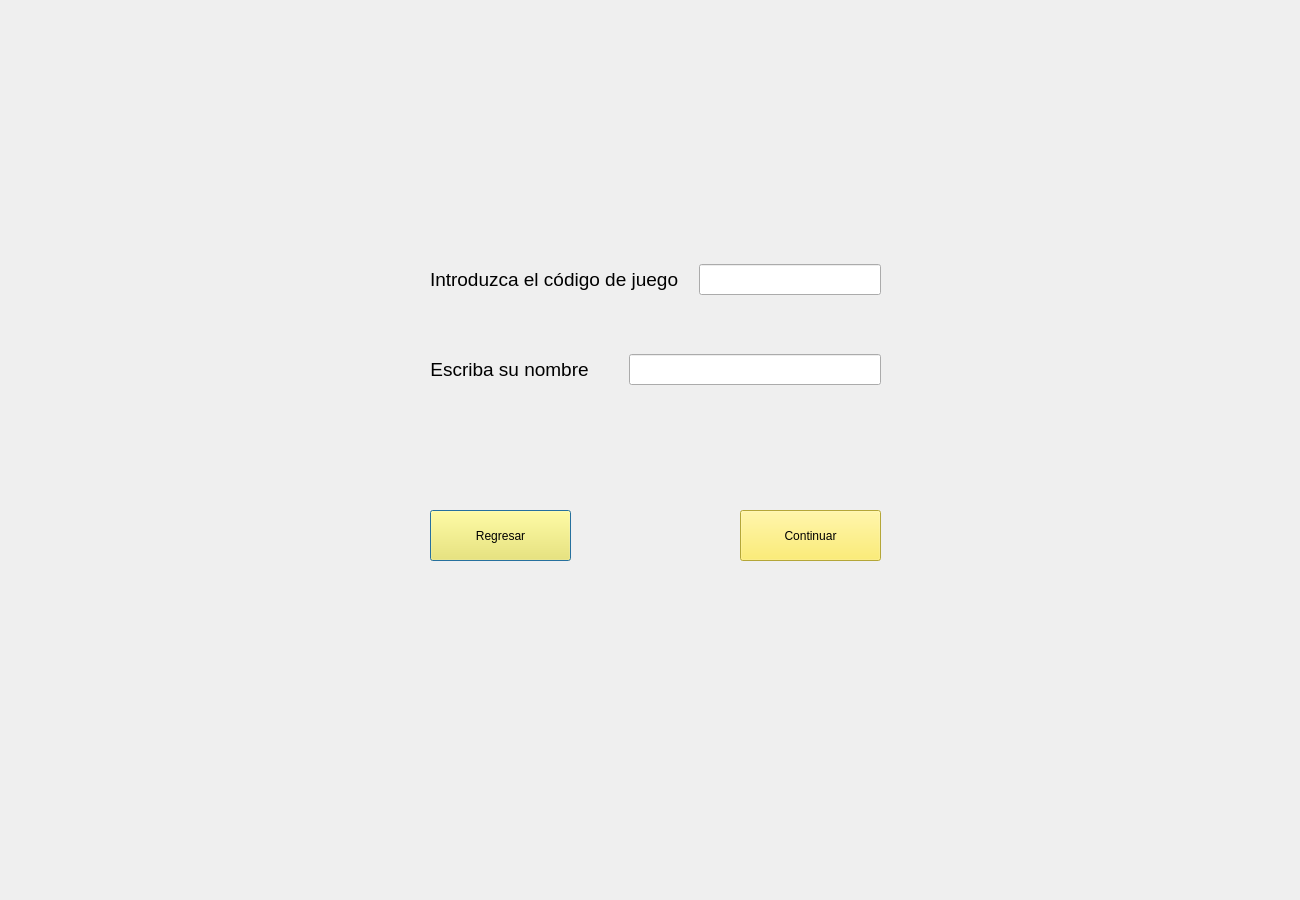
<?xml version="1.0" encoding="UTF-8"?>
<ui version="4.0">
 <class>FourthDialog</class>
 <widget class="QDialog" name="FourthDialog">
  <property name="geometry">
   <rect>
    <x>0</x>
    <y>0</y>
    <width>1300</width>
    <height>900</height>
   </rect>
  </property>
  <property name="windowTitle">
   <string>Dialog</string>
  </property>
  <widget class="QWidget" name="horizontalLayoutWidget">
   <property name="geometry">
    <rect>
     <x>400</x>
     <y>330</y>
     <width>511</width>
     <height>80</height>
    </rect>
   </property>
   <layout class="QHBoxLayout" name="horizontalLayout">
    <property name="spacing">
     <number>40</number>
    </property>
    <property name="leftMargin">
     <number>30</number>
    </property>
    <property name="rightMargin">
     <number>30</number>
    </property>
    <item>
     <widget class="QLabel" name="label_nombrej2">
      <property name="text">
       <string>&lt;html&gt;&lt;head/&gt;&lt;body&gt;&lt;p align=&quot;center&quot;&gt;&lt;span style=&quot; font-size:14pt;&quot;&gt;Escriba su nombre&lt;/span&gt;&lt;/p&gt;&lt;/body&gt;&lt;/html&gt;</string>
      </property>
     </widget>
    </item>
    <item>
     <widget class="QLineEdit" name="nombreJugador2">
      <property name="font">
       <font>
        <pointsize>14</pointsize>
       </font>
      </property>
      <property name="alignment">
       <set>Qt::AlignCenter</set>
      </property>
      <property name="clearButtonEnabled">
       <bool>true</bool>
      </property>
     </widget>
    </item>
   </layout>
  </widget>
  <widget class="QPushButton" name="regresarJugador2">
   <property name="geometry">
    <rect>
     <x>430</x>
     <y>510</y>
     <width>141</width>
     <height>51</height>
    </rect>
   </property>
   <property name="styleSheet">
    <string notr="true">background-color: rgb(252, 233, 79);

</string>
   </property>
   <property name="text">
    <string>Regresar</string>
   </property>
  </widget>
  <widget class="QPushButton" name="continuarJugador2">
   <property name="geometry">
    <rect>
     <x>740</x>
     <y>510</y>
     <width>141</width>
     <height>51</height>
    </rect>
   </property>
   <property name="styleSheet">
    <string notr="true">background-color: rgb(252, 233, 79);

</string>
   </property>
   <property name="text">
    <string>Continuar</string>
   </property>
  </widget>
  <widget class="QWidget" name="horizontalLayoutWidget_2">
   <property name="geometry">
    <rect>
     <x>400</x>
     <y>240</y>
     <width>511</width>
     <height>80</height>
    </rect>
   </property>
   <layout class="QHBoxLayout" name="horizontalLayout_2">
    <property name="spacing">
     <number>20</number>
    </property>
    <property name="leftMargin">
     <number>30</number>
    </property>
    <property name="rightMargin">
     <number>30</number>
    </property>
    <item>
     <widget class="QLabel" name="label_codigoj2">
      <property name="text">
       <string>&lt;html&gt;&lt;head/&gt;&lt;body&gt;&lt;p&gt;&lt;span style=&quot; font-size:14pt;&quot;&gt;Introduzca el código de juego&lt;/span&gt;&lt;/p&gt;&lt;/body&gt;&lt;/html&gt;</string>
      </property>
     </widget>
    </item>
    <item>
     <widget class="QLineEdit" name="codigoJuegoJ2">
      <property name="font">
       <font>
        <pointsize>14</pointsize>
       </font>
      </property>
      <property name="text">
       <string/>
      </property>
      <property name="alignment">
       <set>Qt::AlignCenter</set>
      </property>
      <property name="clearButtonEnabled">
       <bool>true</bool>
      </property>
     </widget>
    </item>
   </layout>
  </widget>
 </widget>
 <resources/>
 <connections/>
</ui>
